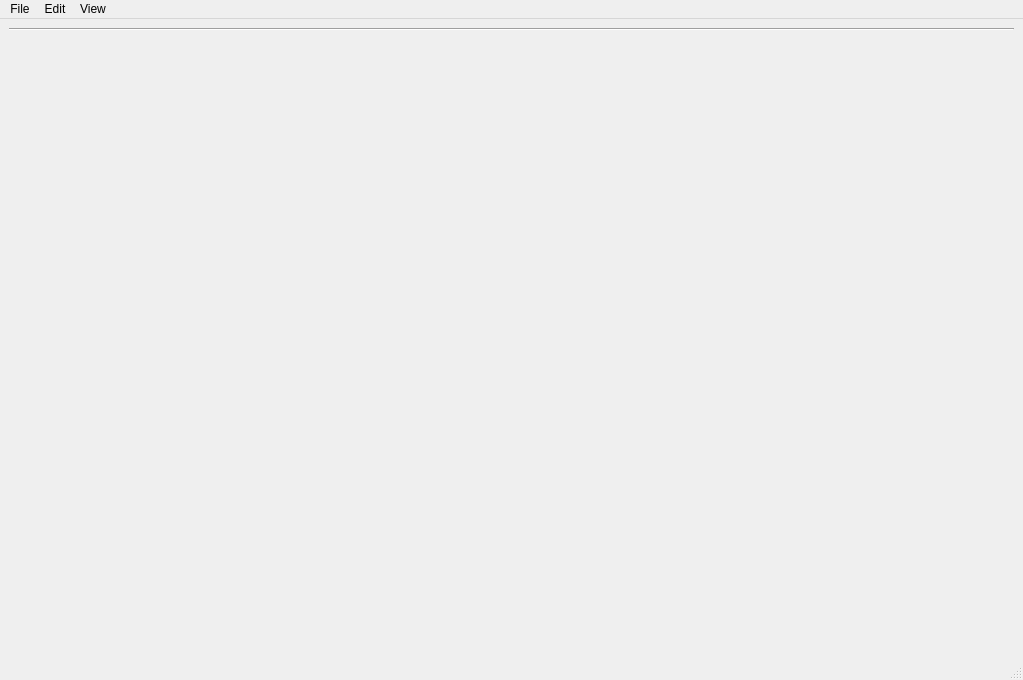
<?xml version="1.0" encoding="UTF-8"?>
<ui version="4.0">
 <class>MainWindow</class>
 <widget class="QMainWindow" name="MainWindow">
  <property name="geometry">
   <rect>
    <x>0</x>
    <y>0</y>
    <width>1023</width>
    <height>680</height>
   </rect>
  </property>
  <property name="sizePolicy">
   <sizepolicy hsizetype="Fixed" vsizetype="Fixed">
    <horstretch>0</horstretch>
    <verstretch>0</verstretch>
   </sizepolicy>
  </property>
  <property name="windowTitle">
   <string>MainWindow</string>
  </property>
  <widget class="QWidget" name="centralwidget">
   <layout class="QVBoxLayout" name="verticalLayout">
    <item>
     <widget class="Line" name="line">
      <property name="orientation">
       <enum>Qt::Orientation::Horizontal</enum>
      </property>
     </widget>
    </item>
    <item>
     <widget class="QWidget" name="workwidget" native="true">
      <layout class="QHBoxLayout" name="horizontalLayout" stretch="4,6">
       <property name="spacing">
        <number>3</number>
       </property>
       <property name="leftMargin">
        <number>0</number>
       </property>
       <property name="topMargin">
        <number>0</number>
       </property>
       <property name="rightMargin">
        <number>0</number>
       </property>
       <property name="bottomMargin">
        <number>0</number>
       </property>
       <item>
        <widget class="QWidget" name="widgetL" native="true"/>
       </item>
       <item>
        <widget class="QWidget" name="widgetR" native="true"/>
       </item>
      </layout>
     </widget>
    </item>
   </layout>
  </widget>
  <widget class="QMenuBar" name="menubar">
   <property name="geometry">
    <rect>
     <x>0</x>
     <y>0</y>
     <width>1023</width>
     <height>21</height>
    </rect>
   </property>
   <widget class="QMenu" name="menuFile">
    <property name="geometry">
     <rect>
      <x>269</x>
      <y>129</y>
      <width>155</width>
      <height>169</height>
     </rect>
    </property>
    <property name="minimumSize">
     <size>
      <width>120</width>
      <height>0</height>
     </size>
    </property>
    <property name="title">
     <string>File</string>
    </property>
    <addaction name="actionImport_article"/>
    <addaction name="actionImport_batch"/>
    <addaction name="actionImport_manually"/>
    <addaction name="separator"/>
    <addaction name="actionLoad_Library"/>
    <addaction name="actionDump_Library"/>
   </widget>
   <widget class="QMenu" name="menuEdit">
    <property name="geometry">
     <rect>
      <x>304</x>
      <y>129</y>
      <width>120</width>
      <height>50</height>
     </rect>
    </property>
    <property name="minimumSize">
     <size>
      <width>120</width>
      <height>0</height>
     </size>
    </property>
    <property name="title">
     <string>Edit</string>
    </property>
   </widget>
   <widget class="QMenu" name="menuView">
    <property name="title">
     <string>View</string>
    </property>
    <widget class="QMenu" name="menuTheme">
     <property name="title">
      <string>Theme</string>
     </property>
     <addaction name="actionMicrosoft_Modern"/>
    </widget>
    <widget class="QMenu" name="menuRecover_layout">
     <property name="title">
      <string>Recover layout</string>
     </property>
    </widget>
    <addaction name="menuTheme"/>
    <addaction name="menuRecover_layout"/>
    <addaction name="actionSave_layout"/>
   </widget>
   <addaction name="menuFile"/>
   <addaction name="menuEdit"/>
   <addaction name="menuView"/>
  </widget>
  <widget class="QStatusBar" name="statusbar">
   <property name="mouseTracking">
    <bool>false</bool>
   </property>
   <property name="tabletTracking">
    <bool>true</bool>
   </property>
   <property name="autoFillBackground">
    <bool>false</bool>
   </property>
  </widget>
  <action name="actionImport_article">
   <property name="text">
    <string>Import article</string>
   </property>
   <property name="iconVisibleInMenu">
    <bool>true</bool>
   </property>
  </action>
  <action name="actionImport_batch">
   <property name="text">
    <string>Import batch</string>
   </property>
  </action>
  <action name="actionImport_manually">
   <property name="text">
    <string>Import manually</string>
   </property>
  </action>
  <action name="actionLoad_Library">
   <property name="text">
    <string>Load Library</string>
   </property>
  </action>
  <action name="actionDump_Library">
   <property name="text">
    <string>Dump Library</string>
   </property>
  </action>
  <action name="actionMicrosoft_Modern">
   <property name="text">
    <string>Microsoft Modern</string>
   </property>
  </action>
  <action name="actionSave_layout">
   <property name="text">
    <string>Save layout</string>
   </property>
  </action>
  <action name="actionMain_Browser">
   <property name="text">
    <string>Main Browser</string>
   </property>
  </action>
  <action name="actionNote_Browser">
   <property name="text">
    <string>Note Browser</string>
   </property>
  </action>
  <action name="actionNote_View">
   <property name="text">
    <string>Note View</string>
   </property>
  </action>
  <action name="actionAdvanced_Search">
   <property name="text">
    <string>Advanced Search</string>
   </property>
  </action>
  <action name="actionOnline_Search">
   <property name="text">
    <string>Online Search</string>
   </property>
  </action>
 </widget>
 <resources>
  <include location="res.qrc"/>
 </resources>
 <connections/>
</ui>
